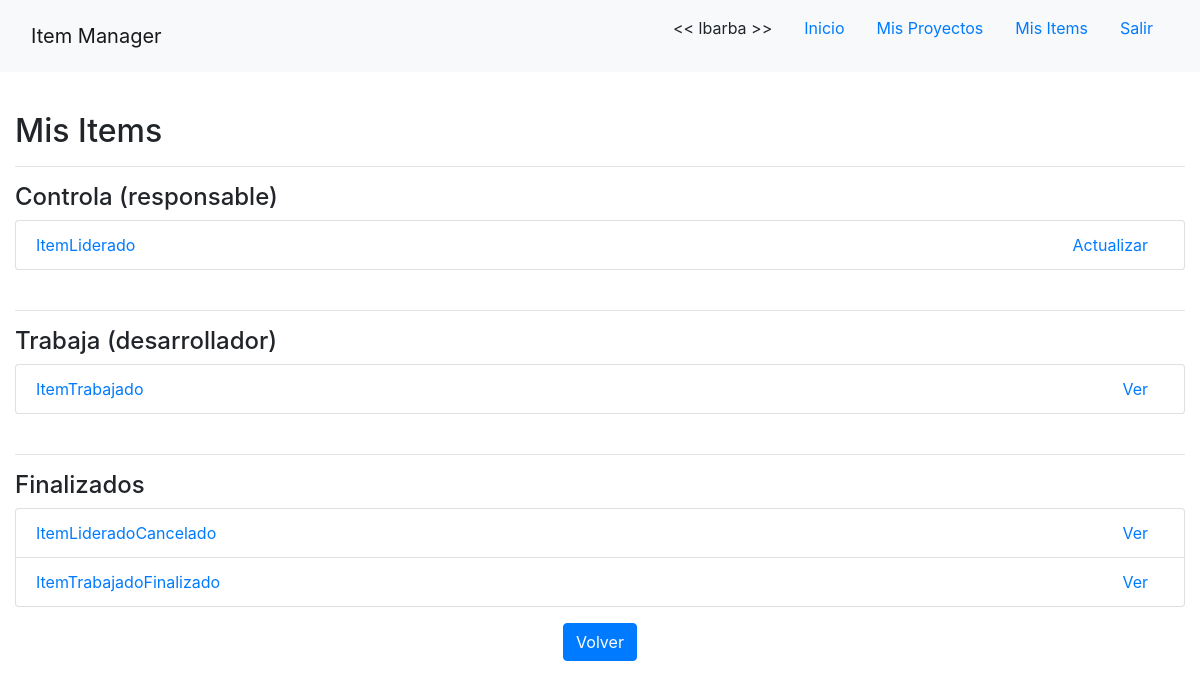
Page /mis-items/ (signed in) on the earlier database version.
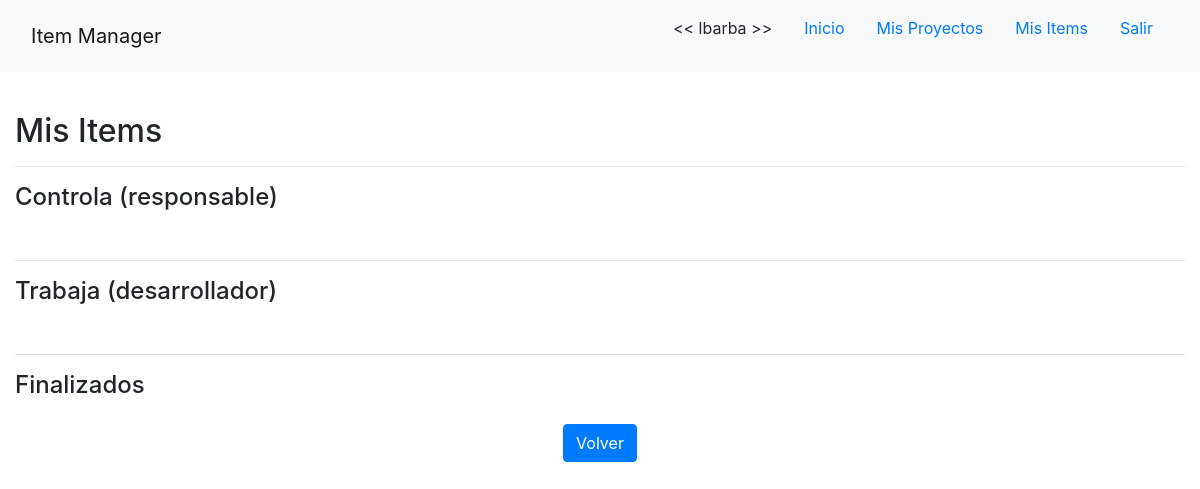
Same page on the later database version.
### app/models/item.py (models this page shows, shortened)
class Item(models.Model):
    proyecto = models.ForeignKey(Proyecto, verbose_name='proyecto', on_delete=models.PROTECT)
    nombre = models.CharField(verbose_name='nombre', max_length=255, unique=True)
    detalle = models.CharField(verbose_name='detalle', max_length=255)
    creacion = models.DateTimeField(verbose_name='fecha de creacion', auto_now_add=True, max_length=255)
    tipo = models.ForeignKey(TipoItem, verbose_name='tipo', on_delete=models.PROTECT)
    estado = models.ForeignKey(EstadoItem, verbose_name='estado', default=1, on_delete=models.PROTECT)
    responsable = models.ForeignKey(User, verbose_name='responsable', related_name="controla", on_delete=models.PROTECT)
    desarrolladores = models.ManyToManyField(User, verbose_name='desarrolladores', related_name="trabaja")

### app/views/acciones_usuario.py (the view)
# urls.py: path('mis-items/', MisItemsListView.as_view(), name='mis-items-list'),
class MisItemsListView(LoginRequiredMixin, TemplateView):
    template_name = 'app/mis_items_list.html'
    def get(self, request, *args, **kwargs):
        user = request.user
        self.items_controlados = user.controla.all
        self.items_trabajados = user.trabaja.all
        return super().get(request, *args, **kwargs)
    def get_context_data(self, **kwargs):
        context = super().get_context_data(**kwargs)
        context['items_controlados'] = self.items_controlados
        context['items_trabajados'] = self.items_trabajados
        return context

### app/templates/app/mis_items_list.html (shortened to what this page needs)
{% extends 'base.html' %}
{% load crispy_forms_tags %}
{% block content %}
    <br>
    <h2>Mis Items</h2>
    <hr>
    <h4>Controla (responsable)</h4>
    <ul class="list-group">
        {% for item in items_controlados %}
            {% if item.estado.nombre != 'Finalizado' and item.estado.nombre != 'Cancelado' %}
                <li class="list-group-item">
                    <a href="{% url 'item-detail' item.id %}">
                        <div class="float-left">{{ item.nombre }}</div>
                    </a>
                    <div>
                        <a class="mx-3 float-right" href="{% url 'item-detail' item.id %}">Actualizar</a>
                    </div>
                </li>
            {% endif %}
        {% endfor %}
    </ul>
    <br>
    <hr>
    <h4>Trabaja (desarrollador)</h4>
    <ul class="list-group">
        {% for item in items_trabajados %}
            {% if item.estado.nombre != 'Finalizado' and item.estado.nombre != 'Cancelado' %}
                <li class="list-group-item">
                    <a href="{% url 'item-detail' item.id %}">
                        <div class="float-left">{{ item.nombre }}</div>
                    </a>
                    <div>
                        <a class="mx-3 float-right" href="{% url 'item-detail' item.id %}">Ver</a>
                    </div>
                </li>
            {% endif %}
        {% endfor %}
    </ul>
    <br>
    <hr>
    <h4>Finalizados</h4>
    <ul class="list-group">
        {% for item in items_controlados %}
            {% if item.estado.nombre == 'Finalizado' or item.estado.nombre == 'Cancelado' %}
                <li class="list-group-item">
                    <a href="{% url 'item-detail' item.id %}">
                        <div class="float-left">{{ item.nombre }}</div>
                    </a>
                    <div>
                        <a class="mx-3 float-right" href="{% url 'item-detail' item.id %}">Ver</a>
                    </div>
                </li>
            {% endif %}
        {% endfor %}
        {% for item in items_trabajados %}
            {% if item.estado.nombre == 'Finalizado' or item.estado.nombre == 'Cancelado' %}
                <li class="list-group-item">
                    <a href="{% url 'item-detail' item.id %}">
                        <div class="float-left">{{ item.nombre }}</div>
                    </a>
                    <div>
                        <a class="mx-3 float-right" href="{% url 'item-detail' item.id %}">Ver</a>
                    </div>
                </li>
            {% endif %}
        {% endfor %}
    </ul>
    <div class="text-center mt-3">
        <a class="btn btn-primary" href="{% url 'home' %}">Volver</a>
    </div>
{% endblock %}

Differences in the rows shown:
removed Item: nombre "ItemLiderado", shown under "Controla (responsable)"
removed Item: nombre "ItemTrabajado", shown under "Trabaja (desarrollador)"
removed Item: nombre "ItemLideradoCancelado", shown under "Finalizados"
removed Item: nombre "ItemTrabajadoFinalizado"
